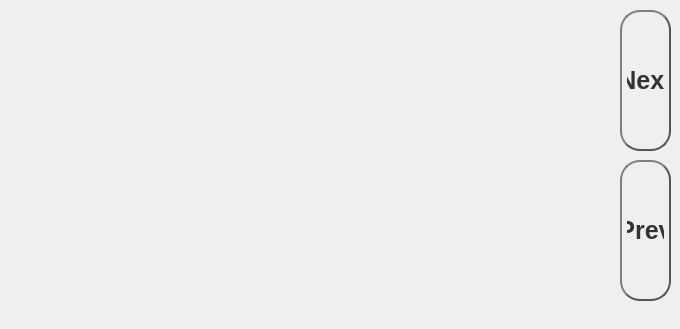
    <widget class="QWidget" name="page_7">
     <widget class="QPushButton" name="select_transponder_page_3">
      <property name="geometry">
       <rect>
        <x>620</x>
        <y>160</y>
        <width>51</width>
        <height>141</height>
       </rect>
      </property>
      <property name="font">
       <font>
        <pointsize>19</pointsize>
        <bold>true</bold>
       </font>
      </property>
      <property name="styleSheet">
       <string notr="true">QPushButton {
color: #333;
border: 2px solid #555;
border-radius: 20px;
border-style: outset;
background: qradialgradient(
cx: 0.3, cy: -0.4, fx: 0.3, fy: -0.4,
radius: 1.35, stop: 0 #fff, stop: 1 #15E
);
padding: 5px;
}

QPushButton:pressed {
    background-color: rgb(224, 0, 0);
    border-style: inset;
}
</string>
      </property>
      <property name="text">
       <string>Prev</string>
      </property>
     </widget>
     <widget class="QPushButton" name="select_dumy_page2_3">
      <property name="geometry">
       <rect>
        <x>620</x>
        <y>10</y>
        <width>51</width>
        <height>141</height>
       </rect>
      </property>
      <property name="font">
       <font>
        <pointsize>19</pointsize>
        <bold>true</bold>
       </font>
      </property>
      <property name="styleSheet">
       <string notr="true">QPushButton {
color: #333;
border: 2px solid #555;
border-radius: 20px;
border-style: outset;
background: qradialgradient(
cx: 0.3, cy: -0.4, fx: 0.3, fy: -0.4,
radius: 1.35, stop: 0 #fff, stop: 1 #15E
);
padding: 5px;
}

QPushButton:pressed {
    background-color: rgb(224, 0, 0);
    border-style: inset;
}
</string>
      </property>
      <property name="text">
       <string>Next</string>
      </property>
     </widget>
     <widget class="WidgetEADI" name="widgetEADI" native="true">
      <property name="geometry">
       <rect>
        <x>-1</x>
        <y>9</y>
        <width>611</width>
        <height>311</height>
       </rect>
      </property>
     </widget>
    </widget>
